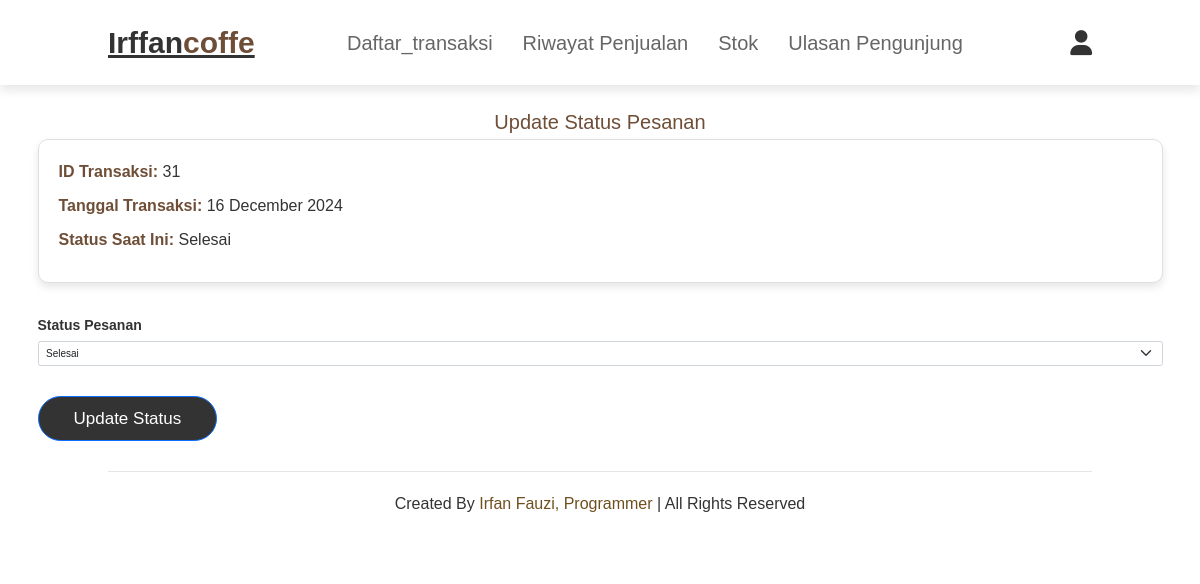
The app's page /admin/update_status.php?id_transaksi=31 with its own data.
### tables this page shows
CREATE TABLE `transaksi` (
  `id_transaksi` int(11) NOT NULL,
  `id_user` int(11) NOT NULL,
  `tanggal_transaksi` date NOT NULL,
  `total_harga` decimal(10,2) NOT NULL,
  `metode_pembayaran` varchar(50) DEFAULT 'Tunai',
  `status_pesanan` enum('Diproses','Selesai','Dibatalkan') DEFAULT 'Diproses',
  `nomor_meja` varchar(50) DEFAULT NULL
);

### admin/update_status.php (the view, shortened to what this page needs)
<?php
require_once('../config.php');
$id_transaksi = $_GET['id_transaksi'];
$query = $db->prepare("SELECT * FROM transaksi WHERE id_transaksi = :id_transaksi");
$query->bindParam(':id_transaksi', $id_transaksi);
$query->execute();
$transaksi = $query->fetch(PDO::FETCH_ASSOC);
?>
<!DOCTYPE html>
<html lang="en">
<head>
    <link href="https://cdn.jsdelivr.net/npm/bootstrap@5.1.3/dist/css/bootstrap.min.css" rel="stylesheet">
</head>
<body>
<?php include('../register/navadmin.php'); ?>
<div class="container my-5">
    <h2 class="text-center">Update Status Pesanan</h2>
    <div class="info-transaksi">
        <p><strong>ID Transaksi:</strong> <?= htmlspecialchars($transaksi['id_transaksi']) ?></p>
        <p><strong>Tanggal Transaksi:</strong> <?= date('d F Y', strtotime($transaksi['tanggal_transaksi'])) ?></p>
        <p><strong>Status Saat Ini:</strong> <?= htmlspecialchars($transaksi['status_pesanan']) ?></p>
    </div>
    <form action="update_status.php?id_transaksi=<?= $transaksi['id_transaksi'] ?>" method="POST">
        <div class="mb-3">
            <label for="status_pesanan" class="form-label">Status Pesanan</label>
            <select name="status_pesanan" id="status_pesanan" class="form-select">
                <option value="Selesai" <?= $transaksi['status_pesanan'] == 'Selesai' ? 'selected' : '' ?>>Selesai</option>
            </select>
        </div>
        <button type="submit" class="btn btn-primary">Update Status</button>
    </form>
</div>
<?php include('../register/footer.php'); ?>
</body>
</html>

### admin/update_status.php (style rules this page uses)
body { padding-top: 80px; font-family: 'Arial', sans-serif; background-color: #f7f7f7; }
h2 { font-size: 2.4rem; font-weight: bold; color: #6f4e37; margin-bottom: 30px; text-align: center; }
.container { max-width: 800px; margin: auto; }
.info-transaksi { background-color: #ffffff; border: 1px solid #e0e0e0; border-radius: 10px; padding: 20px; box-shadow: 0 4px 8px rgba(0, 0, 0, 0.1); margin-bottom: 30px; }
.info-transaksi p { font-size: 1.6rem; color: #333; margin-bottom: 10px; }
.info-transaksi strong { color: #6f4e37; }
.form-label { font-weight: bold; color: #333; font-size: 1.4rem; }
.form-select, .form-control { border-radius: 10px; padding: 15px; font-size: 1.4rem; width: 100%; border: 1px solid #ddd; background-color: #f9f9f9; transition: border-color 0.3s ease; margin-bottom: 20px; }
.btn-primary { background-color: #6f4e37; border: none; border-radius: 10px; padding: 12px 20px; font-size: 1.6rem; transition: background-color 0.3s ease; width: auto; margin-top: 20px; display: block; margin-left: auto; margin-right: auto; }

### register/navadmin.php (style rules this page uses)
:root { --pink: #e84393; --dark: #333; --light: #fff; --gray: #999; --brown: #6f4e37; }
* { margin: 0; padding: 0; font-family: Verdana, Geneva, Tahoma, sans-serif; outline: none; text-decoration: none; text-transform: capitalize; transition: .2s linear; }
html { font-size: 62.5%; scroll-behavior: smooth; scroll-padding-top: 6rem; overflow-y: auto; }
.btn { display: inline-block; margin-top: 1rem; border-radius: 5rem; background: var(--dark); color: var(--light); padding: .9rem 3.5rem; cursor: pointer; font-size: 1.7rem; text-align: center; }

### records on screen
transaksi: id_transaksi "31", tanggal_transaksi "16 December 2024", status_pesanan "Selesai"
